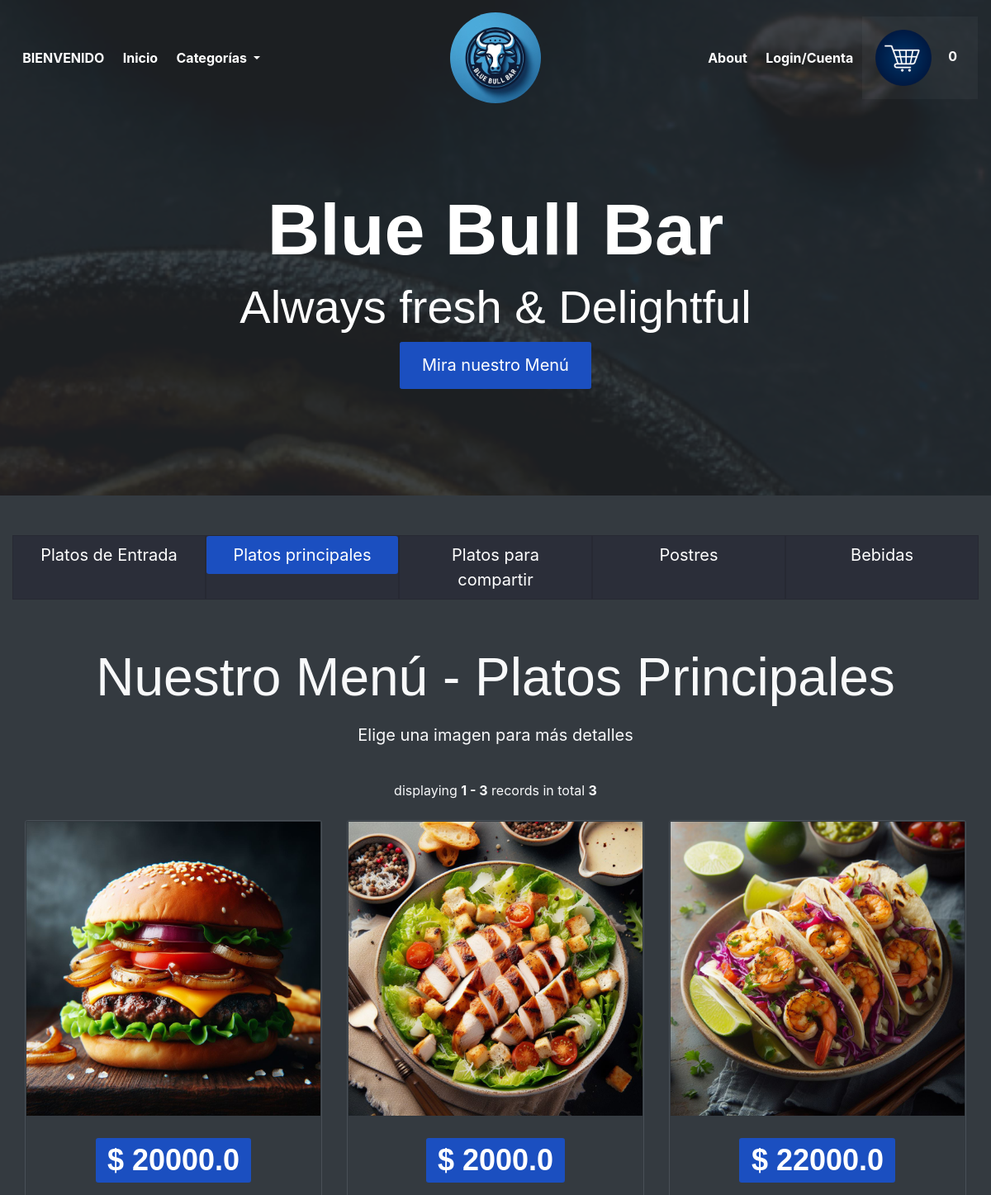
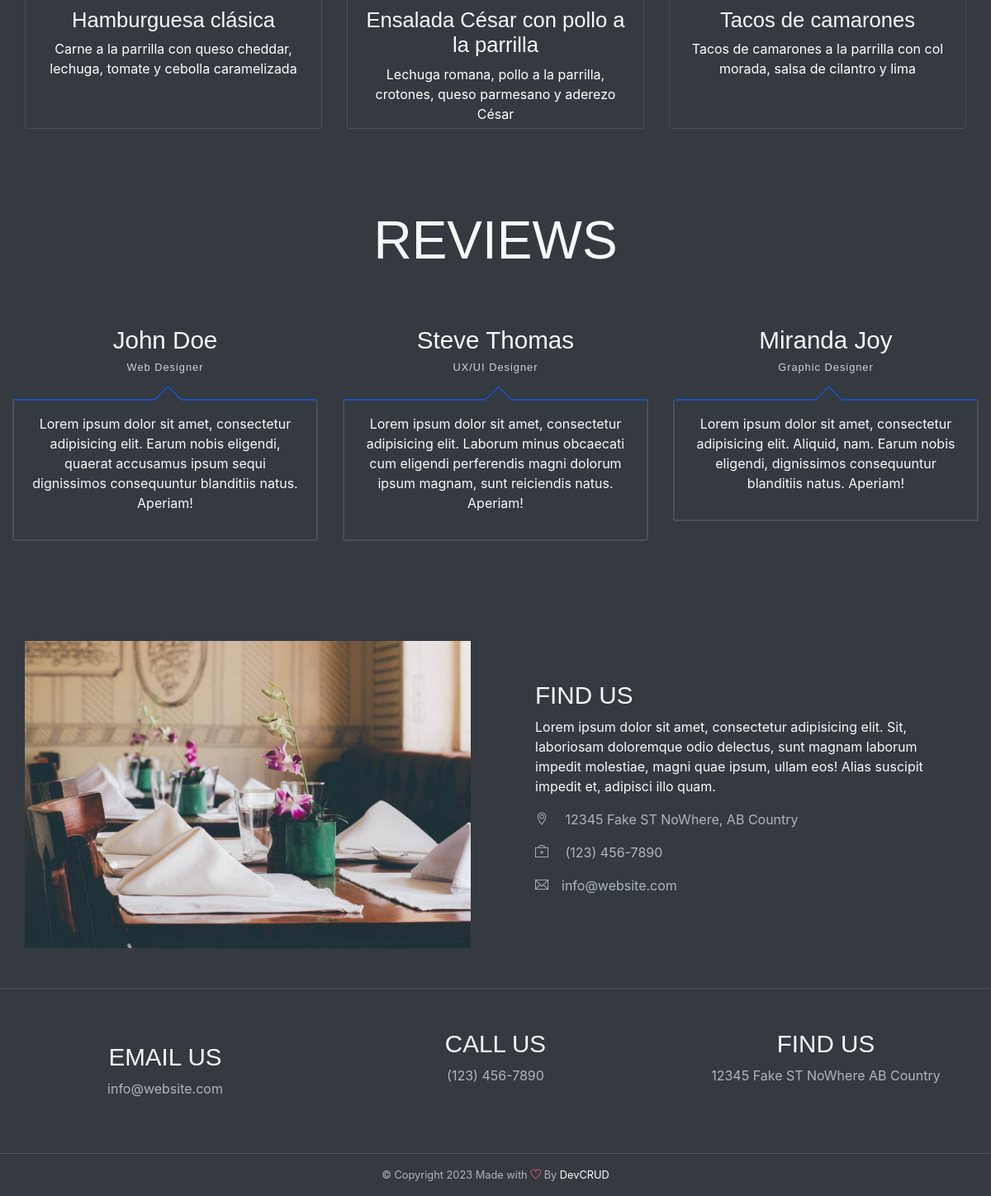
The app's page /categoria/Principal with its own data (2 pictures, top to bottom).
### tables this page shows
CREATE TABLE Menu (
            id INTEGER PRIMARY KEY,
            nombre TEXT NOT NULL,
            descripcion TEXT,
            precio REAL NOT NULL,
            categoria TEXT NOT NULL,
            imagen TEXT NOT NULL
        );

### app/inicio/routes.py (the view)
@inicio_bp.route('/categoria/<categoria>')
def platos_por_categoria(categoria):
    page = request.args.get('page', 1, type=int)
    offset = (page - 1) * PER_PAGE
    menu=obtener_por_categoria(categoria,offset)
    total_items =obtener_total_menu(categoria)
    pagination = Pagination(page=page, total=total_items, per_page=PER_PAGE, bs_version=4,
        display_msg="Mostrando {start} - {end} de {total} registros en total")
    if categoria=='Entrada':
        cat='Platos de Entrada'
    elif categoria=='Principal':
        cat='Platos Principales'
    elif categoria=='Compartir':
        cat='Platos para Compartir'
    elif categoria=='Postre':
        cat='Postres'
    elif categoria=='Bebida':
        cat='Bebidas'
    else:
        abort(404)
    usuario=None
    if 'email' in session:
        email_usuario=session['email']
        usuario=obtener_por_email(email_usuario)
    cart=obtener_carrito()
    return render_template('inicio.html',usuario=usuario,categoria=cat,menu=menu, total_items_cart=cart.total_items(), pagination=pagination)

### app/models/cart.py (called while the page is built)
    def total_items(self):
        total=0
        for item in self.items:
            total+=item.cantidad
        return total

    def to_dict(self):
        return {
            'items': [
                {
                    'item_id': item.item_id,
                    'cantidad': item.cantidad,
                    'precio_cantidad': item.precio_cantidad
                }
                for item in self.items
            ]
        }

### app/services/cart.py (called while the page is built)
def obtener_carrito():
    if 'cart' not in session:
        cart = Cart()
        session['cart'] = cart.to_dict()
    else:
        cart = Cart.from_dict(session['cart'])
    return cart

### app/services/menu_service.py (called while the page is built)
def obtener_total_menu(opcion):
    try:
        db_path = current_app.config['DATABASE_URI'].replace('sqlite:///', '')
        conn = sqlite3.connect(db_path)
        cursor = conn.cursor()
        if opcion=='all':
            cursor.execute("SELECT COUNT(*) FROM Menu")
        else:
            cursor.execute(f"SELECT COUNT(*) FROM Menu where categoria='{opcion}'")
        total_items = cursor.fetchone()[0]
        conn.close()
        return total_items
    except Exception as e:
        print("Error al obtener el menu: ", str(e))
        raise e

def obtener_por_categoria(categoria,offset=0):
    db_path = current_app.config['DATABASE_URI'].replace('sqlite:///', '')
    conn = sqlite3.connect(db_path)
    cursor = conn.cursor()
    query = f"SELECT * FROM Menu WHERE categoria='{categoria}' LIMIT {PER_PAGE} OFFSET {offset}"
    cursor.execute(query)
    items = [MenuItem(*row) for row in cursor.fetchall()]
    conn.close()
    return items

### app/inicio/templates/inicio.html (shortened to what this page needs)
{% extends "base.html"%}
{% block content %}
<header id="home" class="header">
    <div class="overlay text-white text-center"><br><br>
        <h1 class="display-2 font-weight-bold  mt-5">Blue Bull Bar</h1>
        <h2 class="display-4 mb-2">Always fresh &amp; Delightful</h2>
        <a class="btn btn-lg btn-primary" href="#menu">Mira nuestro Menú</a>
    </div>
</header>
<div id="menu" class="container-fluid bg-dark text-light py-5 text-center wow fadeIn">
    <div class="row justify-content-center">
        <div class="col-sm-12 col-md-12 mb-5">
            <ul class="nav nav-pills nav-justified" id="pills-tab" role="tablist">
                <li class="nav-item"
                    style="font-size: 15pt; color: #fff; border: solid 0.1px rgba(0,0,0,0.1); background-color: #08032033; ">
                    <a class="nav-link {% if categoria == 'Platos de Entrada' %}active{% endif %}"
                        href="{{url_for('inicio.platos_por_categoria', categoria='Entrada')}}">Platos de Entrada</a>
                </li>
                <li class="nav-item"
                    style="font-size: 15pt; color: #fff; border: solid 0.1px rgba(0,0,0,0.1); background-color: #08032033; ">
                    <a class="nav-link {% if categoria == 'Platos Principales' %}active{% endif %}"
                        href="{{url_for('inicio.platos_por_categoria', categoria='Principal')}}">Platos
                        principales</a>
                </li>
                <li class="nav-item"
                    style="font-size: 15pt; color: #fff; border: solid 0.1px rgba(0,0,0,0.1); background-color: #08032033; ">
                    <a class="nav-link {% if categoria == 'Platos para Compartir' %}active{% endif %}"
                        href="{{url_for('inicio.platos_por_categoria', categoria='Compartir')}}">Platos para
                        compartir</a>
                </li>
                <li class="nav-item"
                    style="font-size: 15pt; color: #fff; border: solid 0.1px rgba(0,0,0,0.1); background-color: #08032033; ">
                    <a class="nav-link {% if categoria == 'Postres' %}active{% endif %}"
                        href="{{url_for('inicio.platos_por_categoria', categoria='Postre')}}">Postres</a>
                </li>
                <li class="nav-item"
                    style="font-size: 15pt; color: #fff; border: solid 0.1px rgba(0,0,0,0.1); background-color: #08032033; ">
                    <a class="nav-link {% if categoria == 'Bebidas' %}active{% endif %}"
                        href="{{url_for('inicio.platos_por_categoria', categoria='Bebida')}}">Bebidas</a>
                </li>
            </ul>
        </div>
    </div>
    <div class="tab-content" id="pills-tabContent">
        <h2 class="section-title py-2">Nuestro Menú - {{categoria}}</h2>
        <p style="font-size: 15pt;">Elige una imagen para más detalles</p>
        <br>
        <div class="tab-pane fade show active" id="foods" role="tabpanel" aria-labelledby="pills-home-tab">
            <div class="text-center">
                {{ pagination.info }}
            </div>
            <br>
            <div class="row gallary">
                {% for item_menu in menu %}
                <div class="col-md-4">
                    <div class="card bg-transparent border my-3 my-md-0">
                        <div class="gallary-item wow fadeIn">
                            {% if item_menu.imagen.startswith('http') %}
                            <img src="{{ item_menu.imagen }}" alt="template by DevCRID http://www.devcrud.com/"
                                class="rounded-0 card-img-top mg-responsive gallary-img">
                            {% else %}
                            <img src="{{ url_for('static', filename='img/menu/' + item_menu.imagen) }}"
                                alt="template by DevCRID http://www.devcrud.com/"
                                class="rounded-0 card-img-top mg-responsive gallary-img">
                            {% endif %}
                        </div>
                        <div class="card-body" style="height: 250px; overflow: hidden;">
                            <h1 class="text-center mb-4"><a href="#" class="badge badge-primary">$ {{ item_menu.precio
                                    }}</a></h1>
                            <h4 class="pt20 pb20">{{ item_menu.nombre }}</h4>
                            <p class="text-white">{{ item_menu.descripcion }}</p>
                        </div>
                    </div>
                </div>
                {% endfor %}
            </div>
        </div>
    </div>
</div>
<div id="testmonial" class="container-fluid wow fadeIn bg-dark text-light has-height-lg middle-items">
    <h2 class="section-title my-5 text-center">REVIEWS</h2>
    <div class="row mt-3 mb-5">
        <div class="col-md-4 my-3 my-md-0">
            <div class="testmonial-card">
                <h3 class="testmonial-title">John Doe</h3>
                <h6 class="testmonial-subtitle">Web Designer</h6>
                <div class="testmonial-body">
                    <p>Lorem ipsum dolor sit amet, consectetur adipisicing elit. Earum nobis eligendi, quaerat
                        accusamus ipsum sequi dignissimos consequuntur blanditiis natus. Aperiam!</p>
                </div>
            </div>
        </div>
        <div class="col-md-4 my-3 my-md-0">
            <div class="testmonial-card">
                <h3 class="testmonial-title">Steve Thomas</h3>
                <h6 class="testmonial-subtitle">UX/UI Designer</h6>
                <div class="testmonial-body">
                    <p>Lorem ipsum dolor sit amet, consectetur adipisicing elit. Laborum minus obcaecati cum
                        eligendi perferendis magni dolorum ipsum magnam, sunt reiciendis natus. Aperiam!</p>
                </div>
            </div>
        </div>
        <div class="col-md-4 my-3 my-md-0">
            <div class="testmonial-card">
                <h3 class="testmonial-title">Miranda Joy</h3>
                <h6 class="testmonial-subtitle">Graphic Designer</h6>
                <div class="testmonial-body">
                    <p>Lorem ipsum dolor sit amet, consectetur adipisicing elit. Aliquid, nam. Earum nobis eligendi,
                        dignissimos consequuntur blanditiis natus. Aperiam!</p>
                </div>
            </div>
        </div>
    </div>
</div>
{% endblock %}

### records on screen
Menu: imagen (picture), precio "20000.0", nombre "Hamburguesa clásica", descripcion "Carne a la parrilla con queso cheddar, lechuga, tomate y cebolla caramelizada"
Menu: imagen (picture), precio "2000.0", nombre "Ensalada César con pollo a la parrilla", descripcion "Lechuga romana, pollo a la parrilla, crotones, queso parmesano y aderezo César"
Menu: imagen (picture), precio "22000.0", nombre "Tacos de camarones", descripcion "Tacos de camarones a la parrilla con col morada, salsa de cilantro y lima"

### other values on screen
{{ total_items_cart }} "0"
{{ categoria }} "Platos Principales"
{{ pagination.info }} "displaying 1 - 3 records in total 3"
